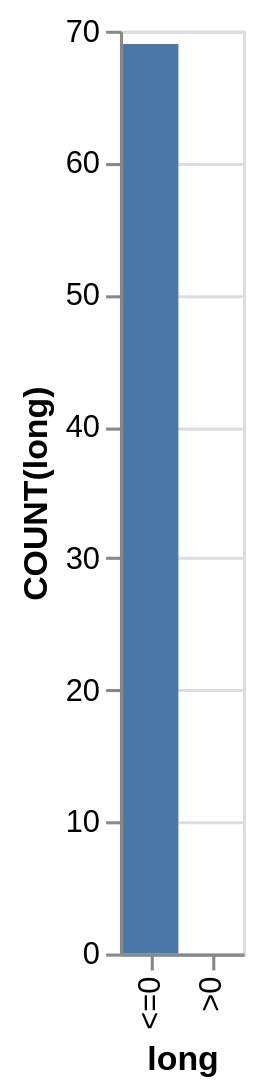

This figure's Vega-Lite source:
### Vega-Lite specification from a JSON file in a GitHub repository (floating-point values rounded to 4 significant figures)
{"data": {"values": [{"x_data": "<=0", "y_data": 69}, {"x_data": ">0", "y_data": 0}]}, "mark": "bar", "encoding": {"x": {"field": "x_data", "type": "nominal", "title": "long", "sort": {"op": "sum", "field": "y_data", "order": "descending"}}, "y": {"field": "y_data", "type": "quantitative", "title": "COUNT(long)"}}}
